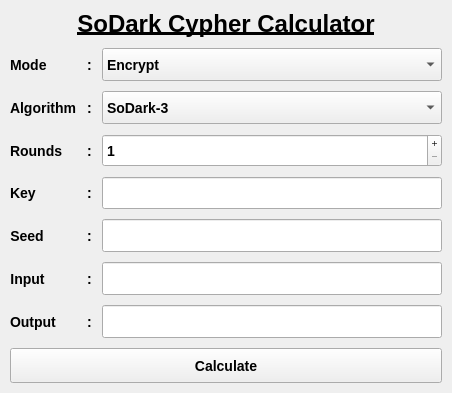
<?xml version="1.0" encoding="UTF-8"?>
<ui version="4.0">
 <class>MainWindow</class>
 <widget class="QMainWindow" name="MainWindow">
  <property name="geometry">
   <rect>
    <x>0</x>
    <y>0</y>
    <width>452</width>
    <height>393</height>
   </rect>
  </property>
  <property name="windowTitle">
   <string>MainWindow</string>
  </property>
  <property name="styleSheet">
   <string notr="true">*{
font-size: 14px;
font-weight: bold;
}

#lb_title{
font-size: 24px;
}</string>
  </property>
  <widget class="QWidget" name="centralwidget">
   <layout class="QVBoxLayout" name="verticalLayout" stretch="0,22,1">
    <property name="spacing">
     <number>10</number>
    </property>
    <property name="leftMargin">
     <number>10</number>
    </property>
    <property name="topMargin">
     <number>10</number>
    </property>
    <property name="rightMargin">
     <number>10</number>
    </property>
    <property name="bottomMargin">
     <number>10</number>
    </property>
    <item>
     <widget class="QLabel" name="lb_title">
      <property name="font">
       <font>
        <pointsize>-1</pointsize>
        <bold>true</bold>
        <underline>true</underline>
       </font>
      </property>
      <property name="text">
       <string>SoDark Cypher Calculator</string>
      </property>
      <property name="alignment">
       <set>Qt::AlignmentFlag::AlignCenter</set>
      </property>
     </widget>
    </item>
    <item>
     <layout class="QGridLayout" name="gridLayout" columnstretch="0,0,12">
      <property name="spacing">
       <number>10</number>
      </property>
      <item row="0" column="0">
       <widget class="QLabel" name="label">
        <property name="text">
         <string>Mode</string>
        </property>
        <property name="alignment">
         <set>Qt::AlignmentFlag::AlignLeading|Qt::AlignmentFlag::AlignLeft|Qt::AlignmentFlag::AlignVCenter</set>
        </property>
       </widget>
      </item>
      <item row="0" column="1">
       <widget class="QLabel" name="label_7">
        <property name="maximumSize">
         <size>
          <width>5</width>
          <height>16777215</height>
         </size>
        </property>
        <property name="text">
         <string>:</string>
        </property>
       </widget>
      </item>
      <item row="1" column="1">
       <widget class="QLabel" name="label_8">
        <property name="maximumSize">
         <size>
          <width>5</width>
          <height>16777215</height>
         </size>
        </property>
        <property name="text">
         <string>:</string>
        </property>
       </widget>
      </item>
      <item row="0" column="2">
       <widget class="QComboBox" name="cb_mode">
        <property name="sizePolicy">
         <sizepolicy hsizetype="Preferred" vsizetype="Preferred">
          <horstretch>0</horstretch>
          <verstretch>0</verstretch>
         </sizepolicy>
        </property>
        <item>
         <property name="text">
          <string>Encrypt</string>
         </property>
        </item>
        <item>
         <property name="text">
          <string>Decrypt</string>
         </property>
        </item>
       </widget>
      </item>
      <item row="4" column="1">
       <widget class="QLabel" name="label_11">
        <property name="maximumSize">
         <size>
          <width>5</width>
          <height>16777215</height>
         </size>
        </property>
        <property name="text">
         <string>:</string>
        </property>
       </widget>
      </item>
      <item row="6" column="2">
       <widget class="QLineEdit" name="le_output">
        <property name="sizePolicy">
         <sizepolicy hsizetype="Preferred" vsizetype="Preferred">
          <horstretch>0</horstretch>
          <verstretch>0</verstretch>
         </sizepolicy>
        </property>
        <property name="readOnly">
         <bool>true</bool>
        </property>
       </widget>
      </item>
      <item row="3" column="0">
       <widget class="QLabel" name="label_5">
        <property name="text">
         <string>Key</string>
        </property>
        <property name="alignment">
         <set>Qt::AlignmentFlag::AlignLeading|Qt::AlignmentFlag::AlignLeft|Qt::AlignmentFlag::AlignVCenter</set>
        </property>
       </widget>
      </item>
      <item row="3" column="1">
       <widget class="QLabel" name="label_10">
        <property name="maximumSize">
         <size>
          <width>5</width>
          <height>16777215</height>
         </size>
        </property>
        <property name="text">
         <string>:</string>
        </property>
       </widget>
      </item>
      <item row="1" column="2">
       <widget class="QComboBox" name="cb_algorithm">
        <property name="sizePolicy">
         <sizepolicy hsizetype="Preferred" vsizetype="Preferred">
          <horstretch>0</horstretch>
          <verstretch>0</verstretch>
         </sizepolicy>
        </property>
        <item>
         <property name="text">
          <string>SoDark-3</string>
         </property>
        </item>
        <item>
         <property name="text">
          <string>SoDark-6</string>
         </property>
        </item>
       </widget>
      </item>
      <item row="3" column="2">
       <widget class="QLineEdit" name="le_key">
        <property name="sizePolicy">
         <sizepolicy hsizetype="Preferred" vsizetype="Preferred">
          <horstretch>0</horstretch>
          <verstretch>0</verstretch>
         </sizepolicy>
        </property>
        <property name="text">
         <string/>
        </property>
       </widget>
      </item>
      <item row="2" column="2">
       <widget class="QSpinBox" name="sb_rounds">
        <property name="sizePolicy">
         <sizepolicy hsizetype="Preferred" vsizetype="Preferred">
          <horstretch>0</horstretch>
          <verstretch>0</verstretch>
         </sizepolicy>
        </property>
        <property name="buttonSymbols">
         <enum>QAbstractSpinBox::ButtonSymbols::PlusMinus</enum>
        </property>
        <property name="minimum">
         <number>1</number>
        </property>
        <property name="maximum">
         <number>20</number>
        </property>
       </widget>
      </item>
      <item row="6" column="1">
       <widget class="QLabel" name="label_13">
        <property name="maximumSize">
         <size>
          <width>5</width>
          <height>16777215</height>
         </size>
        </property>
        <property name="text">
         <string>:</string>
        </property>
       </widget>
      </item>
      <item row="1" column="0">
       <widget class="QLabel" name="label_4">
        <property name="text">
         <string>Algorithm</string>
        </property>
        <property name="alignment">
         <set>Qt::AlignmentFlag::AlignLeading|Qt::AlignmentFlag::AlignLeft|Qt::AlignmentFlag::AlignVCenter</set>
        </property>
       </widget>
      </item>
      <item row="2" column="1">
       <widget class="QLabel" name="label_9">
        <property name="maximumSize">
         <size>
          <width>5</width>
          <height>16777215</height>
         </size>
        </property>
        <property name="text">
         <string>:</string>
        </property>
       </widget>
      </item>
      <item row="4" column="0" alignment="Qt::AlignmentFlag::AlignLeft">
       <widget class="QLabel" name="label_6">
        <property name="text">
         <string>Seed</string>
        </property>
        <property name="alignment">
         <set>Qt::AlignmentFlag::AlignCenter</set>
        </property>
       </widget>
      </item>
      <item row="2" column="0">
       <widget class="QLabel" name="label_2">
        <property name="text">
         <string>Rounds </string>
        </property>
        <property name="alignment">
         <set>Qt::AlignmentFlag::AlignLeading|Qt::AlignmentFlag::AlignLeft|Qt::AlignmentFlag::AlignVCenter</set>
        </property>
       </widget>
      </item>
      <item row="5" column="0" alignment="Qt::AlignmentFlag::AlignLeft">
       <widget class="QLabel" name="label_12">
        <property name="text">
         <string>Input</string>
        </property>
        <property name="alignment">
         <set>Qt::AlignmentFlag::AlignCenter</set>
        </property>
       </widget>
      </item>
      <item row="6" column="0">
       <widget class="QLabel" name="label_14">
        <property name="text">
         <string>Output</string>
        </property>
        <property name="alignment">
         <set>Qt::AlignmentFlag::AlignLeading|Qt::AlignmentFlag::AlignLeft|Qt::AlignmentFlag::AlignVCenter</set>
        </property>
       </widget>
      </item>
      <item row="4" column="2">
       <widget class="QLineEdit" name="le_seed">
        <property name="sizePolicy">
         <sizepolicy hsizetype="Preferred" vsizetype="Preferred">
          <horstretch>0</horstretch>
          <verstretch>0</verstretch>
         </sizepolicy>
        </property>
        <property name="text">
         <string/>
        </property>
       </widget>
      </item>
      <item row="5" column="1">
       <widget class="QLabel" name="label_15">
        <property name="maximumSize">
         <size>
          <width>5</width>
          <height>16777215</height>
         </size>
        </property>
        <property name="text">
         <string>:</string>
        </property>
       </widget>
      </item>
      <item row="5" column="2">
       <widget class="QLineEdit" name="le_input">
        <property name="sizePolicy">
         <sizepolicy hsizetype="Preferred" vsizetype="Preferred">
          <horstretch>0</horstretch>
          <verstretch>0</verstretch>
         </sizepolicy>
        </property>
        <property name="text">
         <string/>
        </property>
       </widget>
      </item>
     </layout>
    </item>
    <item>
     <widget class="QPushButton" name="pb_calculate">
      <property name="sizePolicy">
       <sizepolicy hsizetype="Preferred" vsizetype="Preferred">
        <horstretch>0</horstretch>
        <verstretch>0</verstretch>
       </sizepolicy>
      </property>
      <property name="minimumSize">
       <size>
        <width>0</width>
        <height>35</height>
       </size>
      </property>
      <property name="text">
       <string>Calculate</string>
      </property>
     </widget>
    </item>
   </layout>
  </widget>
 </widget>
 <resources/>
 <connections/>
</ui>
